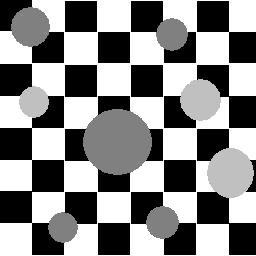
#> input picture week6/assignment1/images/circles.bmp, 256 x 256 px
$ python assignment1_8.py
#> lines starting #> are read from the running program, lines starting #| are printed output that depends on the picture; after the words box and inside, x2 and y2 are one past the last pixel; in counts of white or black regions, pixels touching at a corner belong together
import cv2
import numpy as np
import matplotlib.pyplot as plt

img_table = cv2.imread("./images/circles.bmp")
#> img_table is the input picture: shape (256, 256, 3); min 0, max 255, mean 136
img_table = cv2.cvtColor(img_table, cv2.COLOR_BGR2RGB)

# Define range for value to filter back and white out
lower_hue = np.array([0,0,40])
upper_hue = np.array([255,255,215])

# Convert image to HSV color space
img_hsv = cv2.cvtColor(img_table, cv2.COLOR_RGB2HSV)
#> img_hsv: shape (256, 256, 3); mean H, S, V 0, 0, 136

# Filter the image
mask_hsv = cv2.inRange(img_hsv, lower_hue, upper_hue)
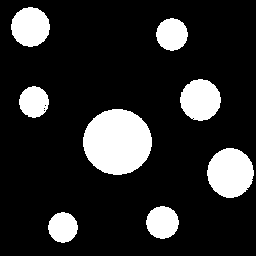
#> mask_hsv: shape (256, 256); 16.7% white; 8 white regions, largest, box (x1, y1, x2, y2) and area: (83, 109, 152, 175) 3548, (207, 148, 254, 198) 1802, (180, 79, 221, 121) 1315

# Masking the image
masked_image = np.copy(img_table)
masked_image[mask_hsv==0] = [0,0,0]
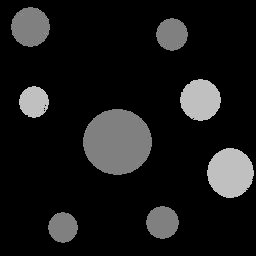
#> masked_image: shape (256, 256, 3); min 0, max 215, mean 25.1

# Convert mask image to gray scale image
masked_image = cv2.cvtColor(masked_image,cv2.COLOR_RGB2GRAY)
#> masked_image: shape (256, 256)

# Use color tresholding to create binary image
_, binary = cv2.threshold(masked_image, 40, 215, cv2.THRESH_BINARY)
#> binary: shape (256, 256); values 0 (black) and 215 (white), 16.7% white; 8 white regions

# Find contours of image
contours, _ = cv2.findContours(binary, cv2.RETR_TREE, cv2.CHAIN_APPROX_SIMPLE)
#> contours = 12 contours, 4 with area under 20; largest, box (x1, y1, x2, y2) and area: (83, 109, 152, 175) 3452, (207, 148, 254, 198) 1733, (180, 79, 221, 121) 1257, (11, 7, 50, 47) 1144, (146, 206, 179, 239) 790, (156, 18, 188, 51) 758, (19, 86, 49, 118) 688, (48, 212, 78, 243) 664

# Remove not circle contours by size
temp_array = []
for idx_contour in range(len(contours)):
  temp_array.append(not (contours[idx_contour].shape[0] < 20))
#> this loop made 12 passes
#> after the loop, temp_array = [True, True, True, True, True, False, False, False, True, False, True, True]

# Draw contours on image
contours_image = np.copy(img_table)
contours_image = cv2.drawContours(contours_image, contours, -1, (0,255,0), 3)
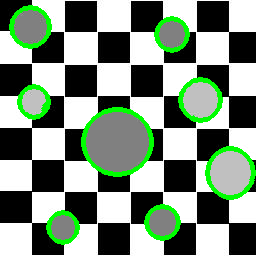
#> contours_image: shape (256, 256, 3); 6.86% of pixels changed, all inside (x1, y1, x2, y2) = (9, 5, 256, 245)

# Show draw image
plt.imshow(contours_image, cmap="gray")
plt.title("Number of circle: "+str(sum(temp_array)))
plt.axis('off')
plt.show()
